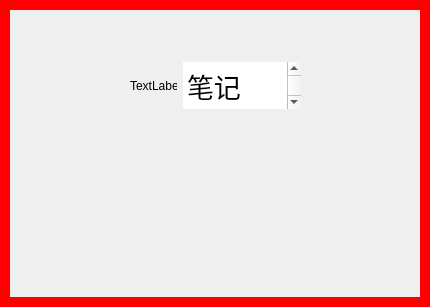
<?xml version="1.0" encoding="UTF-8"?>
<ui version="4.0">
 <class>Widget</class>
 <widget class="QWidget" name="Widget">
  <property name="geometry">
   <rect>
    <x>0</x>
    <y>0</y>
    <width>430</width>
    <height>307</height>
   </rect>
  </property>
  <property name="sizePolicy">
   <sizepolicy hsizetype="Fixed" vsizetype="Fixed">
    <horstretch>0</horstretch>
    <verstretch>0</verstretch>
   </sizepolicy>
  </property>
  <property name="minimumSize">
   <size>
    <width>430</width>
    <height>276</height>
   </size>
  </property>
  <property name="maximumSize">
   <size>
    <width>430</width>
    <height>1323</height>
   </size>
  </property>
  <property name="windowTitle">
   <string>笔记登录</string>
  </property>
  <property name="styleSheet">
   <string notr="true">
#Widget{
border: 10px solid red;
}


</string>
  </property>
  <widget class="title" name="widget" native="true">
   <property name="geometry">
    <rect>
     <x>0</x>
     <y>0</y>
     <width>429</width>
     <height>32</height>
    </rect>
   </property>
   <property name="sizePolicy">
    <sizepolicy hsizetype="Preferred" vsizetype="Preferred">
     <horstretch>0</horstretch>
     <verstretch>3</verstretch>
    </sizepolicy>
   </property>
   <property name="minimumSize">
    <size>
     <width>429</width>
     <height>22</height>
    </size>
   </property>
   <property name="maximumSize">
    <size>
     <width>16777215</width>
     <height>59</height>
    </size>
   </property>
  </widget>
  <widget class="QWidget" name="widget_2" native="true">
   <property name="geometry">
    <rect>
     <x>130</x>
     <y>40</y>
     <width>171</width>
     <height>91</height>
    </rect>
   </property>
   <layout class="QGridLayout" name="gridLayout">
    <item row="0" column="0">
     <widget class="QLabel" name="Icon">
      <property name="minimumSize">
       <size>
        <width>47</width>
        <height>47</height>
       </size>
      </property>
      <property name="maximumSize">
       <size>
        <width>47</width>
        <height>47</height>
       </size>
      </property>
      <property name="text">
       <string>TextLabel</string>
      </property>
     </widget>
    </item>
    <item row="0" column="1">
     <widget class="QTextEdit" name="textEdit">
      <property name="minimumSize">
       <size>
        <width>0</width>
        <height>47</height>
       </size>
      </property>
      <property name="maximumSize">
       <size>
        <width>16777215</width>
        <height>47</height>
       </size>
      </property>
      <property name="styleSheet">
       <string notr="true">QTextEdit{border: 0px}</string>
      </property>
      <property name="readOnly">
       <bool>true</bool>
      </property>
      <property name="html">
       <string>&lt;!DOCTYPE HTML PUBLIC &quot;-//W3C//DTD HTML 4.0//EN&quot; &quot;http://www.w3.org/TR/REC-html40/strict.dtd&quot;&gt;
&lt;html&gt;&lt;head&gt;&lt;meta name=&quot;qrichtext&quot; content=&quot;1&quot; /&gt;&lt;style type=&quot;text/css&quot;&gt;
p, li { white-space: pre-wrap; }
&lt;/style&gt;&lt;/head&gt;&lt;body style=&quot; font-family:'SimSun'; font-size:9pt; font-weight:400; font-style:normal;&quot;&gt;
&lt;p style=&quot; margin-top:0px; margin-bottom:0px; margin-left:0px; margin-right:0px; -qt-block-indent:0; text-indent:0px;&quot;&gt;&lt;span style=&quot; font-size:20pt;&quot;&gt;笔记&lt;/span&gt;&lt;/p&gt;
&lt;p style=&quot; margin-top:0px; margin-bottom:0px; margin-left:0px; margin-right:0px; -qt-block-indent:0; text-indent:0px;&quot;&gt;&lt;span style=&quot; font-size:10pt;&quot;&gt;随心所记&lt;/span&gt;&lt;/p&gt;&lt;/body&gt;&lt;/html&gt;</string>
      </property>
      <property name="textInteractionFlags">
       <set>Qt::NoTextInteraction</set>
      </property>
     </widget>
    </item>
   </layout>
  </widget>
 </widget>
 <customwidgets>
  <customwidget>
   <class>title</class>
   <extends>QWidget</extends>
   <header location="global">title.h</header>
   <container>1</container>
  </customwidget>
 </customwidgets>
 <resources/>
 <connections/>
</ui>
